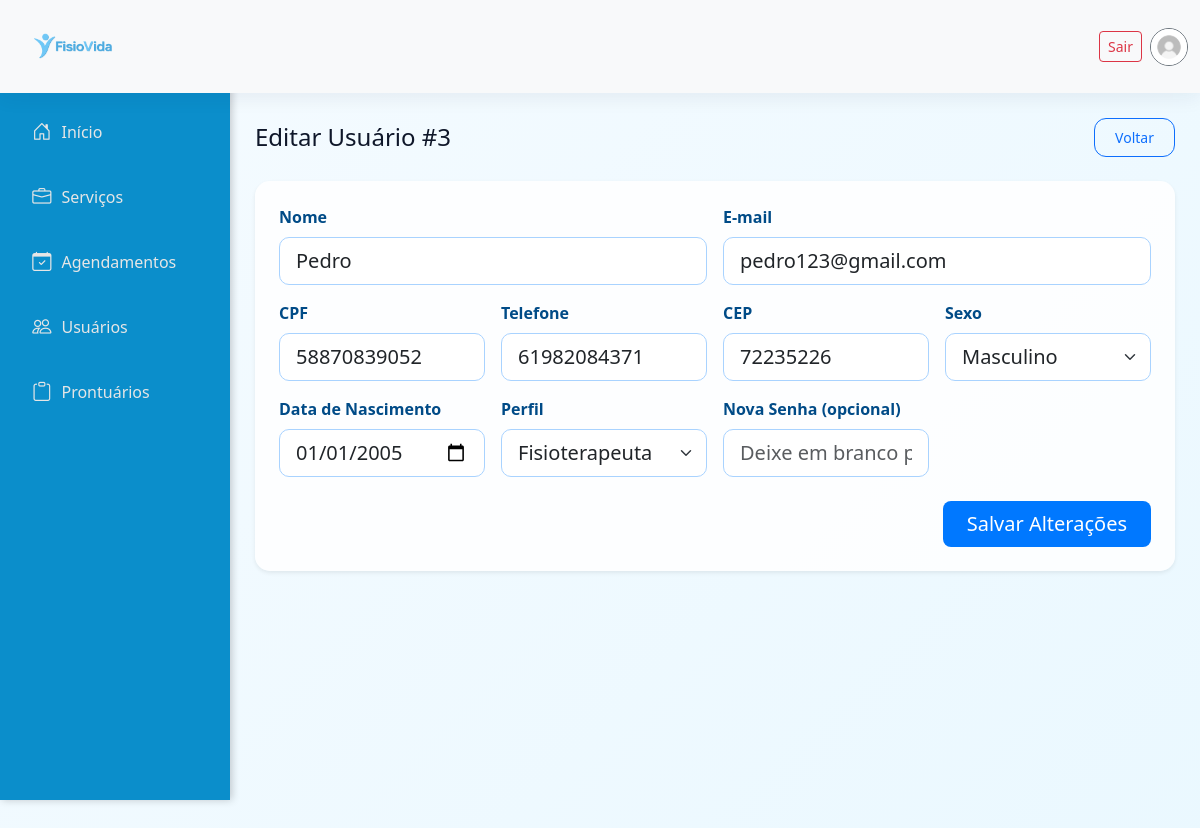
The app's page /admin/usuario_edit.php?id=3 (signed in) with its own data.
### tables this page shows
CREATE TABLE usuario (
    id INT PRIMARY KEY AUTO_INCREMENT,
    nome VARCHAR(100),
    email VARCHAR(50) UNIQUE,
    senha VARCHAR(100),
    cpf VARCHAR(14) UNIQUE,
    data_nasc DATE,
    telefone VARCHAR(20),
    cep VARCHAR(200),
    sexo ENUM('M','F','Outro'),
    foto VARCHAR(255) DEFAULT '../img/imagem_perfil.JPEG',
    tipo_usuario ENUM('paciente', 'fisioterapeuta', 'admin') NOT NULL
);

### admin/usuario_edit.php (the view, shortened to what this page needs)
<?php
require_once '../php/db.php';
$id = (int)($_GET['id'] ?? 0);
$stmt = $pdo->prepare('SELECT id, nome, email, tipo_usuario, cpf, telefone, cep, sexo, data_nasc FROM usuario WHERE id=?');
$stmt->execute([$id]);
$user = $stmt->fetch(PDO::FETCH_ASSOC);
$nome = $user['nome'];
$email = $user['email'];
$tipo_usuario = $user['tipo_usuario'];
$cpf = $user['cpf'];
$telefone = $user['telefone'];
$cep = $user['cep'];
$sexo = $user['sexo'];
$data_nasc = $user['data_nasc'];
include __DIR__ . '/partials/header.php';
?>
<!DOCTYPE html>
<html lang="pt-BR">
<head>
</head>
<div class="d-flex align-items-center justify-content-between mb-4">
    <h2 class="h4 mb-0">Editar Usuário #<?= (int)$user['id']; ?></h2>
    <a class="btn btn-outline-primary btn-sm" href="usuarios.php">Voltar</a>
</div>
<form method="post" class="card shadow-sm p-4" style="border-radius: 15px;">
    <div class="row g-3">
        <div class="col-md-6">
            <label class="form-label fw-semibold">Nome</label>
            <input type="text" name="first_name" class="form-control form-control-lg" value="<?= htmlspecialchars($nome) ?>" required>
        </div>
        <div class="col-md-6">
            <label class="form-label fw-semibold">E-mail</label>
            <input type="email" name="email" class="form-control form-control-lg" value="<?= htmlspecialchars($email) ?>" required>
        </div>
        <div class="col-md-3">
            <label class="form-label fw-semibold">CPF</label>
            <input type="text" name="cpf" id="cpf" class="form-control form-control-lg" value="<?= htmlspecialchars($cpf) ?>" required maxlength="14" placeholder="000.000.000-00">
        </div>
        <div class="col-md-3">
            <label class="form-label fw-semibold">Telefone</label>
            <input type="text" name="telefone" id="telefone" class="form-control form-control-lg" value="<?= htmlspecialchars($telefone) ?>" required placeholder="(00) 00000-0000">
        </div>
        <div class="col-md-3">
            <label class="form-label fw-semibold">CEP</label>
            <input type="text" name="cep" id="cep" class="form-control form-control-lg" value="<?= htmlspecialchars($cep) ?>" required placeholder="00000-000">
        </div>
        <div class="col-md-3">
            <label class="form-label fw-semibold">Sexo</label>
            <select name="sexo" class="form-select form-select-lg" required>
                <option value="M" <?= $sexo==='M'?'selected':'' ?>>Masculino</option>
            </select>
        </div>
        <div class="col-md-3">
            <label class="form-label fw-semibold">Data de Nascimento</label>
            <input type="date" name="data_nasc" class="form-control form-control-lg" value="<?= htmlspecialchars($data_nasc) ?>" required>
        </div>
        <div class="col-md-3">
            <label class="form-label fw-semibold">Perfil</label>
            <select name="role" class="form-select form-select-lg">
                <option value="fisioterapeuta" <?= $tipo_usuario==='fisioterapeuta'?'selected':'' ?>>Fisioterapeuta</option>
            </select>
        </div>
        <div class="col-md-3">
            <label class="form-label fw-semibold">Nova Senha (opcional)</label>
            <input type="password" name="password" class="form-control form-control-lg" placeholder="Deixe em branco para manter">
        </div>
    </div>
    <div class="mt-4 text-end">
        <button type="submit" class="btn btn-primary btn-lg px-4">Salvar Alterações</button>
    </div>
</form>
<?php include __DIR__ . '/partials/footer.php'; ?>
</body>
</html>

### admin/partials/header.php (style rules this page uses)
:root { --azul-base: #b3e5fc; --azul-escuro: #0288d1; --bg-soft: linear-gradient(135deg, #f5fbff, #eaf8ff); --glass: rgba(255, 255, 255, 0.72); --muted: #6b7280; }
html, body { height: 100%; font-family: "Poppins", system-ui, -apple-system, "Segoe UI", Roboto, "Helvetica Neue", Arial; background: var(--bg-soft); color: #0f172a; -webkit-font-smoothing: antialiased; -moz-osx-font-smoothing: grayscale; }

### admin/usuario_edit.php (style rules this page uses)
.form-label { color: #004b87; }
.form-control, .form-select { border-radius: 10px; border: 1px solid #a9d3ff; transition: 0.3s; }
.card { background: #ffffffdd; border: none; box-shadow: 0 8px 20px rgba(0,0,0,0.1); }
.btn-primary { background: #0078ff; border: none; }
.btn-outline-primary { border-radius: 12px; padding: 8px 20px; font-weight: 500; transition: all 0.3s ease; }

### records on screen
usuario: id "3", first_name "Pedro", email "pedro123@gmail.com", cpf "58870839052", telefone "61982084371", cep "72235226", sexo "Masculino", data_nasc "01/01/2005", role "Fisioterapeuta"
